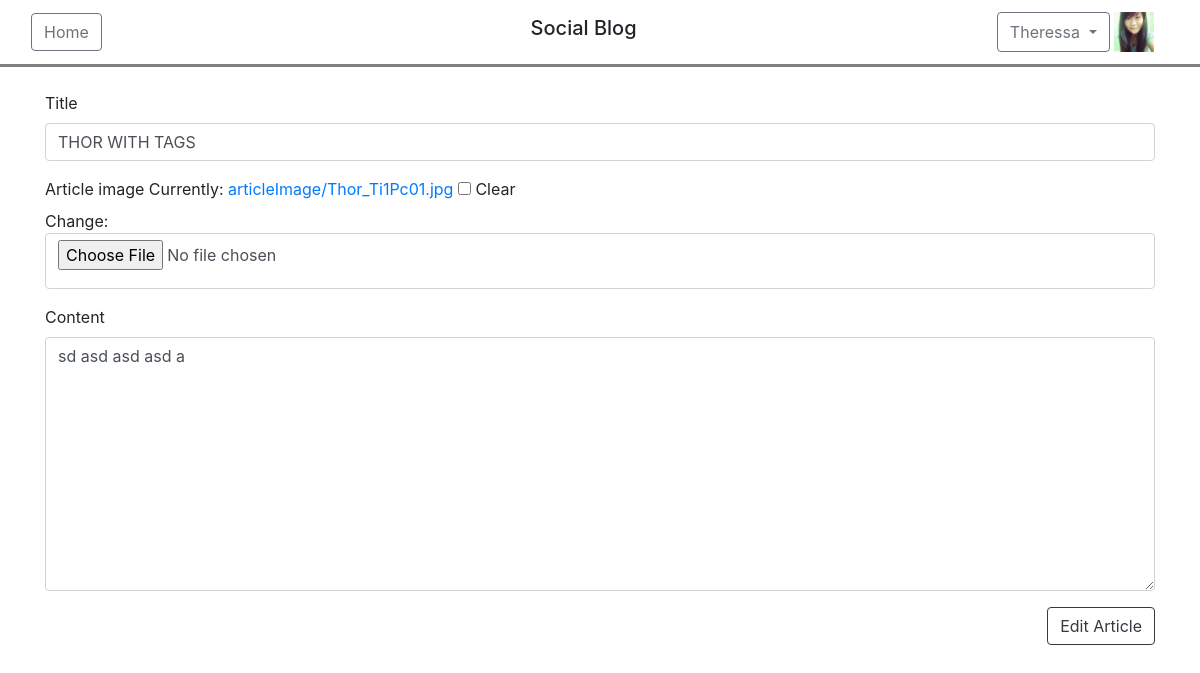
Screenshot of /article/edit/169 (signed in) with the database file from the repository.
### users/models.py (models this page shows, shortened)
class User(AbstractBaseUser, PermissionsMixin):
    email = models.EmailField(('email address'), unique=True)
    firstname = models.CharField(('first name'), max_length=30, blank=True)
    lastname = models.CharField(('last name'), max_length=30, blank=True)
    about_me = models.TextField(('about me'), blank=True)
    date_joined = models.DateTimeField(('date joined'), auto_now_add=True)
    is_active = models.BooleanField(('active'), default=True)
    is_staff = models.BooleanField(('staff'), default=False)
    is_superuser = models.BooleanField(('superuser'), default=False)
    avatar = models.ImageField(upload_to='avatars/', null=True, blank=True, default='avatars/default.png')
    objects = UserManager()
    USERNAME_FIELD = 'email'
    REQUIRED_FIELDS = []
    class Meta:
        verbose_name = ('user')
        verbose_name_plural = ('users')

### blog/models.py (models this page shows, shortened)
class Article(models.Model):
    title =  models.CharField(max_length = 200)
    description = models.TextField()
    owner = models.ForeignKey(settings.AUTH_USER_MODEL, on_delete=models.CASCADE)
    date_published = models.DateTimeField(auto_now_add = True)
    date_modified = models.DateTimeField(auto_now = True)
    article_image = models.ImageField(upload_to='articleImage/', null=True, blank=True)
    is_featured = models.BooleanField(default=False)
    tags = TaggableManager(blank=True)

### blog/views.py (the view)
# urls.py: path('article/edit/<int:article_id>', views.edit_article, name = "editarticle"),
def edit_article(request, article_id):
    if request.user.is_authenticated:
        qs = Article.objects.get(pk=article_id)
        data = {'article_image': qs.article_image,
                'title': qs.title,
                'description': qs.description}
        if request.user == qs.owner:
            if request.method == 'POST':
                form = UpdateArticleForm(request.POST, request.FILES, initial=data, instance=qs)
                if form.is_valid():
                        form.save()
                        return redirect('blog:userarticle', request.user.id)
                else:
                    form = UpdateArticleForm(initial=data)
            else:
                form = UpdateArticleForm(initial=data)
            return render(request, 'blog/editarticle.html', {'form': form})
        else:
            raise Http404("INVALID ACCESS")
    else:
        return redirect('users:login')

### blog/forms.py
class UpdateArticleForm(ModelForm):
    title = forms.CharField(label="Title", widget=forms.TextInput(attrs={'placeholder':'Title'}), max_length=200)
    article_image = forms.ImageField(required=False)
    description = forms.CharField(label="Content", widget=forms.Textarea(attrs={'placeholder':'Lorem ipsum dolor sit amet, consectetur adipisicing elit, sed do eiusmod tempor incididunt ut labore et dolore magna aliqua. Ut enim ad minim veniam, quis nostrud exercitation ullamco laboris'}))
    class Meta:
        model = Article
        fields = ['title', 'article_image', 'description']

### templates/blog/editarticle.html (shortened to what this page needs)
{% extends 'base.html' %}
{% load widget_tweaks %}
{% load static %}
{% block switch %}
    {% if user.is_authenticated %}
    <div class="btn-group">
        <button type="button" class="btn btn-outline-secondary dropdown-toggle" data-toggle="dropdown" aria-haspopup="true" aria-expanded="false">
            {% if request.user.firstname %}
                {{ request.user.firstname }}
            {% else %}
                {{ request.user.email }}
            {% endif %}
        </button>
    </div>
        <img src="{{ request.user.avatar.url }}" width="40" height="40"></img>
    {% else %}
        <a href="{% url 'users:login' %}" class="btn btn-outline-secondary"> Login </a>
    {% endif %}
{% endblock%}
{% block content %}
    <div class="container">
        <div>
            <form method="POST" id="editArticle" name="editArticle" enctype="multipart/form-data" novalidate>
                {% for field in form.visible_fields %}
                    <div class="form-group">
                        <label>{{field.label}}</label>
                        {{ field|add_class:'form-control' |add_error_class:'is-invalid' }}
                    </div>
                {% endfor %}
            </form>
            <div class="float-right">
                <button class="btn btn-outline-dark" type="button" data-toggle="modal" data-target="#editModal">Edit Article</button>
            </div>
        </div>
    </div>
{% endblock %}

### static/users/style.css (style rules this page uses)
[type="file"] { padding-bottom: 3rem; }

### rows the page displays
User: user.firstname "Theressa", user.avatar (picture)
Article: visible_fields "THOR WITH TAGS" "sd asd asd asd a"

### other values shown
{{ field.label }} "Title" "Article image" "Content"
